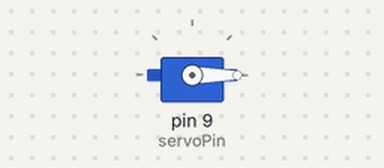
A sketch run on a simulated Arduino Uno, built with avr-gcc and run on an emulated ATmega328P. Parts: servo.

Above: at 0.05 s.
At 4.0 s:
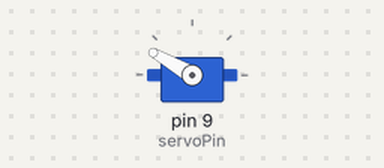
Timing chart, 0 to 5.2 s (numbered marks = the images above):
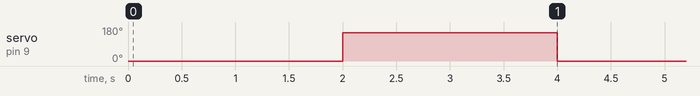

The sketch:

servo.ino
```cpp
#include <Servo.h>
Servo servo1;
int servoPin = 9;

void setup(){
  servo1.attach(servoPin);
}

void loop(){
  servo1.write(0);
  delay(2000);
  //while(1){}
 /*  servo1.write(45);
  delay(1000);

   servo1.write(135);
  delay(1000);
   servo1.write(90);
  delay(1000);*/
  servo1.write(150);
  delay(2000);
}
```

Measured:
- by itself, servo on pin 9 (servoPin): alternates 150° for 2.0 s and 0° for 2.0 s
